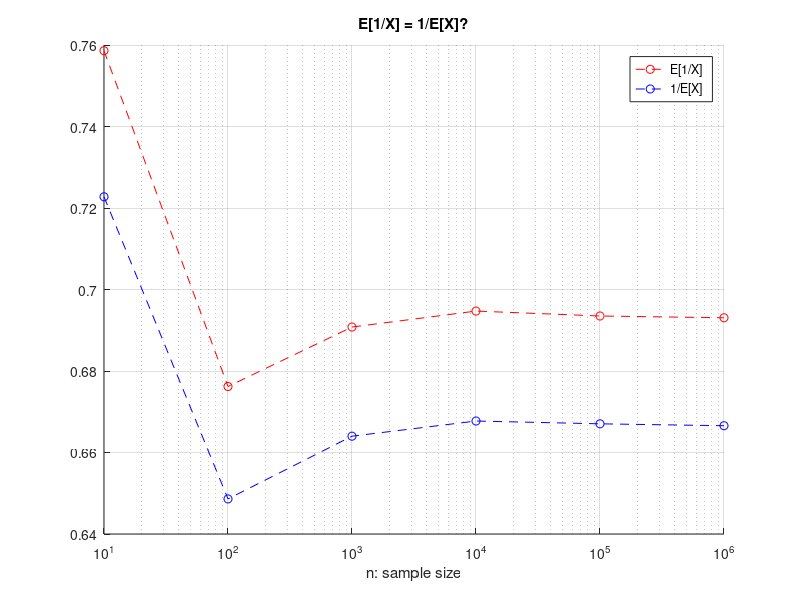

Write MATLAB code to recreate this figure.

clear all;
clc;
%Initial Parameters
b = 2;
a = 1;
%N random number-vector generator in the interval [a,b]:
%->UniformRandomVector =(b-a).*rand(N,1) + a;
sizeOfSamples = [10 100 1000 1e4 1e5 1e6];
numberOfSamples = length(sizeOfSamples);

%val_A the vector that stores the E[1/X] values
%val_B the vector that stores the 1/E[X] values 
val_A = zeros(numberOfSamples,1);
val_B = zeros(numberOfSamples,1);


for i=1 : numberOfSamples
    N = sizeOfSamples(i);
    URV_sample =(b-a).*rand(N,1) + a;
    val_A(i) = mean(URV_sample.^-1);
    val_B(i) = 1/mean(URV_sample);
end

figure();
set(gca,'yscale','linear')
set(gca,'xscale','log')
grid on;
hold on;
semilogx(sizeOfSamples,val_A,'--or');
hold on;
semilogx(sizeOfSamples,val_B,'--ob');
xlabel("n: sample size");
title("E[1/X] = 1/E[X]?");
legend("E[1/X]", "1/E[X]");
